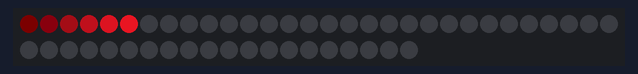
This sketch was run on a simulated Arduino Uno, built with avr-gcc and run on an emulated ATmega328P. Parts: 50 RGB LEDs in strip order, left to right, continuing on the next row. Dim RGB values are drawn brighter than linear.

Above: at 0.15 s.
At 0.77 s:
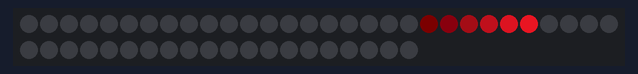
At 1.39 s:
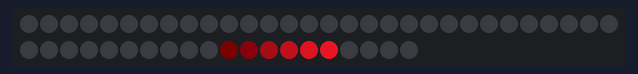

The sketch:

basic_pink_cyclic.ino
```cpp
#include "FastLED.h"

/**
 *    DESCRIPTION: This produce a cyclic pattern of 6 leds moving along the strip
 *
 *    PROGRAMMING
 *
 *    Load with card: ArduinoUNO
 *    Programmer:     AVR ISP
**/

// Board and PIN settings
#define NUM_LEDS 50
#define DATA_PIN 3
#define CLOCK_PIN 13

// Regulates the speed of the led "movement"
#define SPEED 30

// Declare the array of leds
CRGB leds[NUM_LEDS];

void setup() {
  FastLED.addLeds<WS2801, DATA_PIN, CLOCK_PIN, RGB>(leds, NUM_LEDS);
}

void loop() {
	int i = 0;

  //pink => hue = 250, sat = 180
  int hue = 250;
  int sat = 180;

  while ( 1 ) {

    // Define 6 led indexes
    int led_0 = (i) % NUM_LEDS;
    int led_1 = (i+1) % NUM_LEDS;
    int led_2 = (i+2) % NUM_LEDS;
    int led_3 = (i+3) % NUM_LEDS;
    int led_4 = (i+4) % NUM_LEDS;
    int led_5 = (i+5) % NUM_LEDS;

    // Set their color values
    leds[led_0] = CHSV( hue, sat, 25);
    leds[led_1] = CHSV( hue, sat, 50);
    leds[led_2] = CHSV( hue, sat, 100);
    leds[led_3] = CHSV( hue, sat, 150);
    leds[led_4] = CHSV( hue, sat, 200);
    leds[led_5] = CHSV( hue, sat, 225);

    FastLED.show();

    //Switch them off
    leds[led_0]   = CRGB::Black;
    leds[led_1]   = CRGB::Black;
    leds[led_2]   = CRGB::Black;
    leds[led_3]   = CRGB::Black;
    leds[led_4]   = CRGB::Black;
    leds[led_5]   = CRGB::Black;

    // delaying regulates the speed of the movement.
    delay(SPEED);


    i++;

  }//while

}//loop
```

Measured:
- by itself, everything shown: repeats every 1.5 s, in 5 steps
